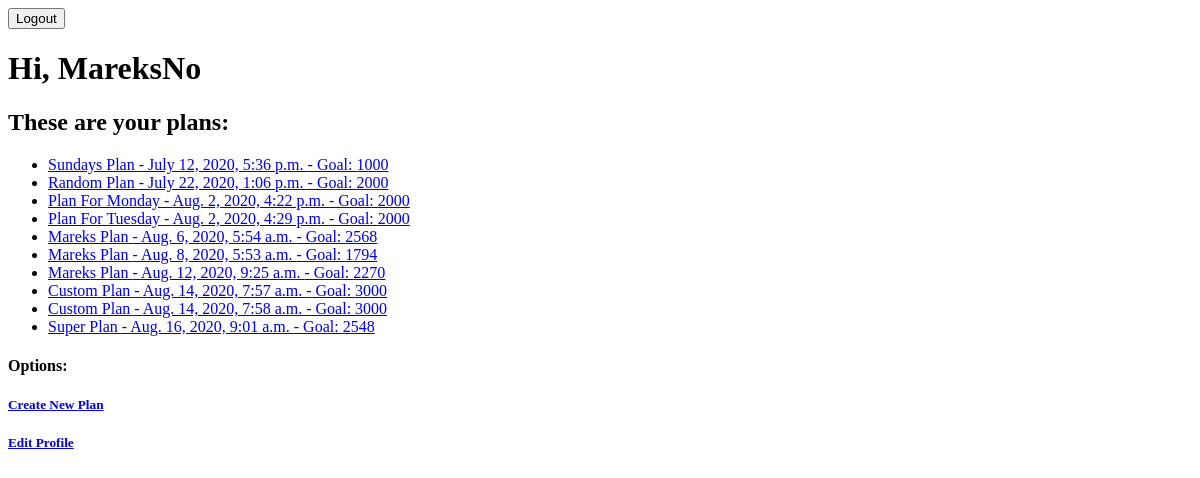
The app's page /users/profile/ (signed in), older data.
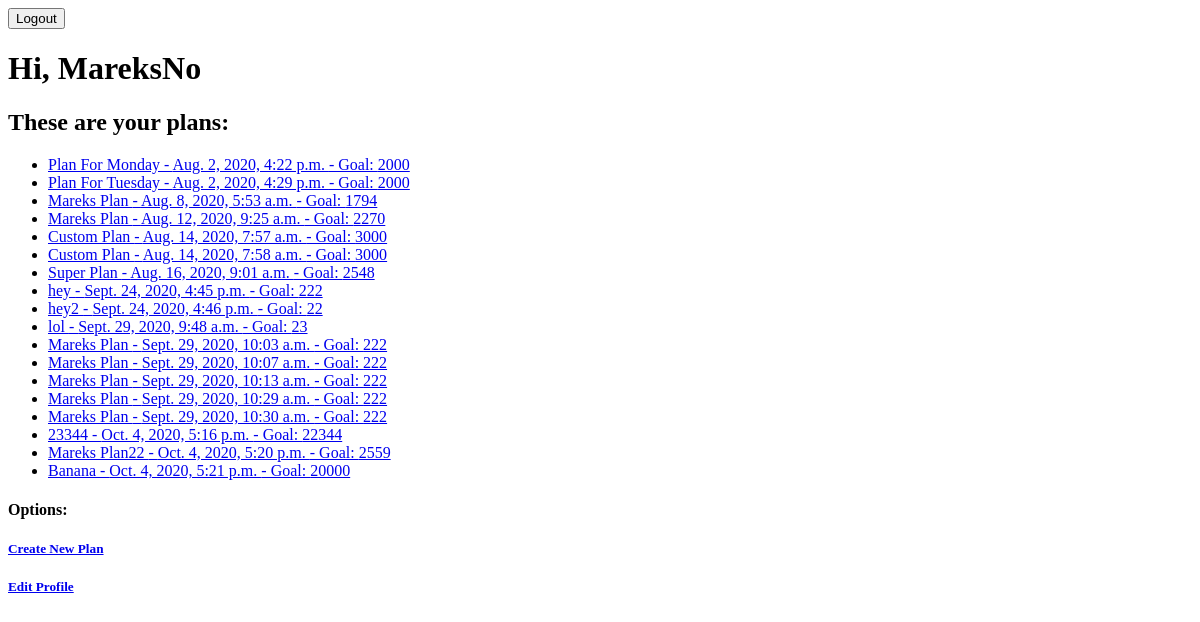
The same page, newer data.
### users/models.py (models this page shows, shortened)
class Plans(models.Model):
    name = models.CharField(max_length=200)
    date = models.DateTimeField(default=timezone.now)
    c_goal = models.IntegerField(verbose_name='Calorie goal')
    c_current = models.IntegerField(default=0)
    goal_reached = models.BooleanField(default=False)
    user = models.ForeignKey(to=settings.AUTH_USER_MODEL, on_delete=models.CASCADE)

### users/views.py (the view)
# urls.py: path('profile/', views.ProfileView.as_view(), name='profile-view', ),
class ProfileView(LoginRequiredMixin, View):
    raise_exception = True
    def get(self, request):
        user = request.user
        plans = cache.get(f'plans{user}')
        if not plans:
            plans = users_models.Plans.objects.filter(user=user)
            cache.set(f'plans{user}', plans, 600)
        return render(template_name='users/profile.html', request=request, context={'user': user, 'plans': plans})

### users/templates/users/profile.html (shortened to what this page needs)
{% extends 'users/base.html' %}
{% block body %}
    <h1>Hi, {{ user.username }}</h1>
    <h2>These are your plans:</h2>
    <ul>
        {% for plan in plans %}
            <li><a href="{% url 'plan-view' plan.id %}">{{ plan.name }} - {{ plan.date }} - Goal: {{ plan.c_goal }}</a></li>
        {% endfor %}
    </ul>
    <div>
        <h4>Options:</h4>
        <h5><a href="{% url 'create-plan-view' %}">Create New Plan</a></h5>
        <h5><a href="{% url 'edit-user' %}">Edit Profile</a></h5>
    </div>
{% endblock %}

### users/templates/users/base.html (shortened to what this page needs)
<!DOCTYPE html>
<html lang="en">
<head>
</head>
<header>
    {% if user.is_authenticated %}
        <a href="{% url 'logout' %}">
            <button type="button">Logout</button>
        </a>
    {% endif %}
</header>
<body>
    {% block body %}>{% endblock %}
</body>
</html>

Row changes from the older to the newer data that the page shows:
removed Plans: name "Sundays Plan", date "July 12, 2020, 5:36 p.m.", c_goal "1000"
removed Plans: name "Random Plan", date "July 22, 2020, 1:06 p.m.", c_goal "2000"
removed Plans: name "Mareks Plan", date "Aug. 6, 2020, 5:54 a.m.", c_goal "2568"
added Plans: name "hey", date "Sept. 24, 2020, 4:45 p.m.", c_goal "222"
added Plans: name "hey2", date "Sept. 24, 2020, 4:46 p.m.", c_goal "22"
added Plans: name "lol", date "Sept. 29, 2020, 9:48 a.m.", c_goal "23"
added Plans: name "Mareks Plan", date "Sept. 29, 2020, 10:03 a.m.", c_goal "222"
added Plans: name "Mareks Plan", date "Sept. 29, 2020, 10:07 a.m.", c_goal "222"
added Plans: name "Mareks Plan", date "Sept. 29, 2020, 10:13 a.m.", c_goal "222"
added Plans: name "Mareks Plan", date "Sept. 29, 2020, 10:29 a.m.", c_goal "222"
added Plans: name "Mareks Plan", date "Sept. 29, 2020, 10:30 a.m.", c_goal "222"
added Plans: name "23344", date "Oct. 4, 2020, 5:16 p.m.", c_goal "22344"
added Plans: name "Mareks Plan22", date "Oct. 4, 2020, 5:20 p.m.", c_goal "2559"
added Plans: name "Banana", date "Oct. 4, 2020, 5:21 p.m.", c_goal "20000"
